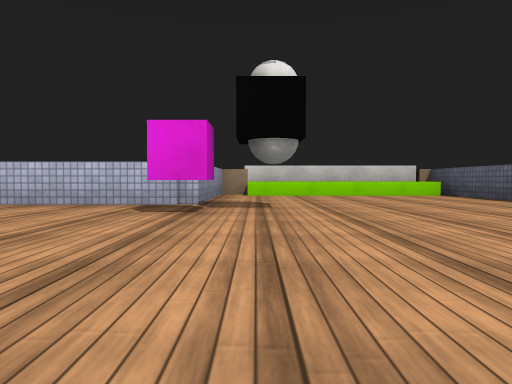
[1] (above)

16 first-person views from a walk through a Unity game level. The camera is 0.59 m above the floor, tilts 2° down and sees 70° across. The floor is counted in squares, 2 m on a side. Each view is taken from the middle of a square. On the plan, view 1 faces up. The plan holds only what a view shows up to about 9 squares ahead; the rest is blank. The place goes on beyond the plan. The player character is not drawn. Surface patterns are stand-ins for the level's own textures.

[2]
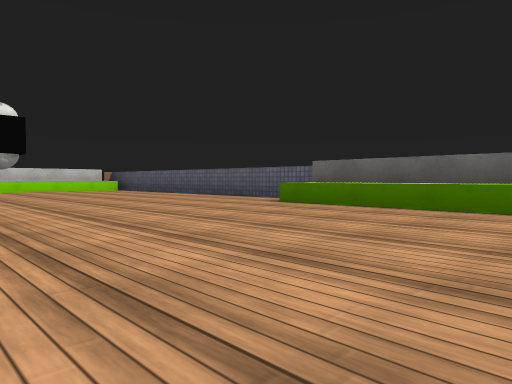

[3]
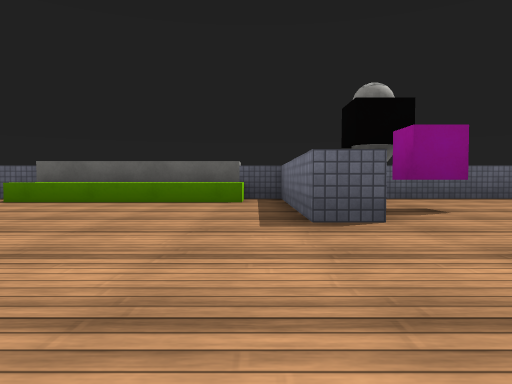

[4]
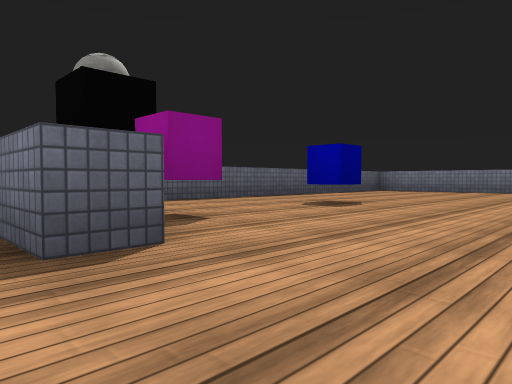

[5]
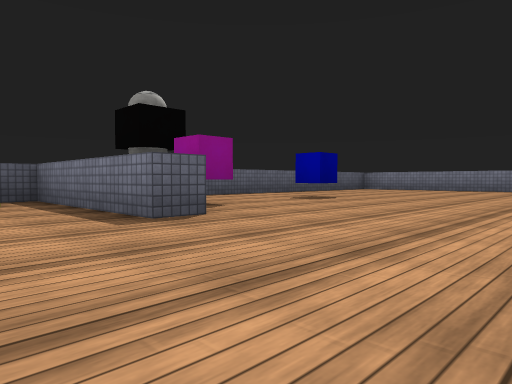

[6]
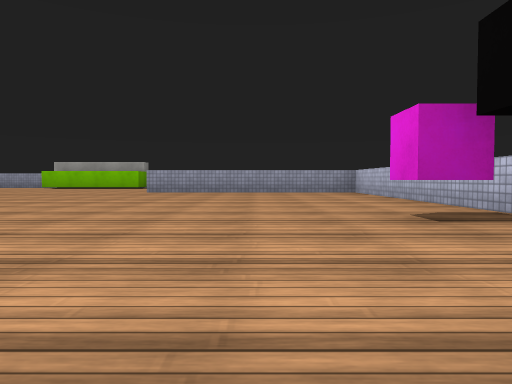

[7]
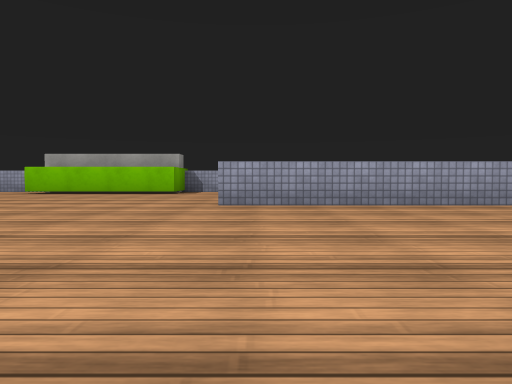

[8]
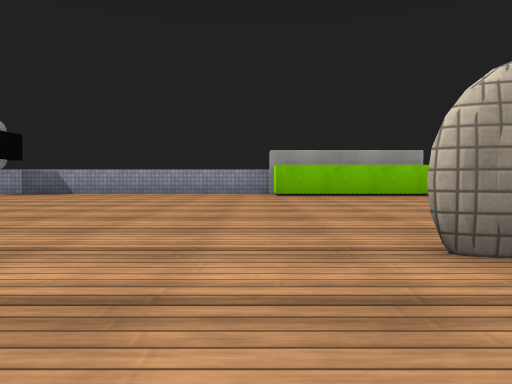

[9]
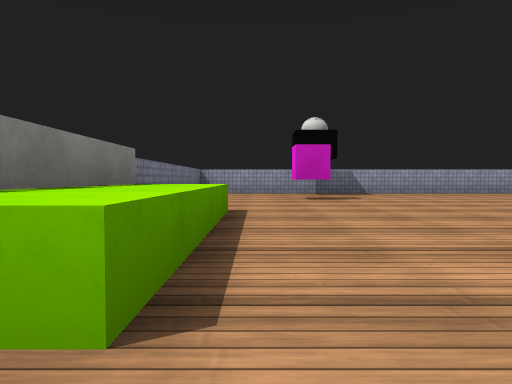

[10]
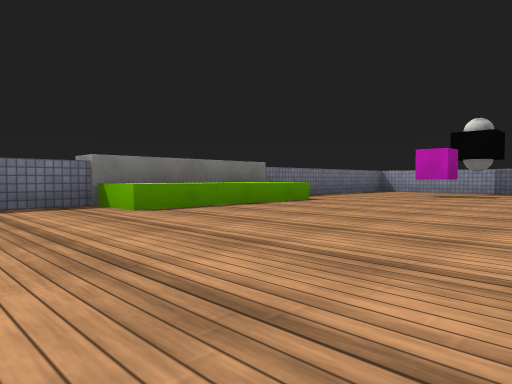

[11]
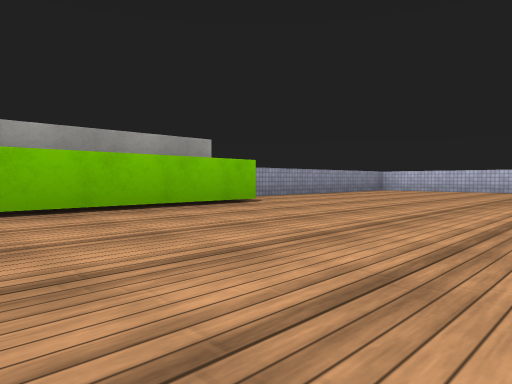

[12]
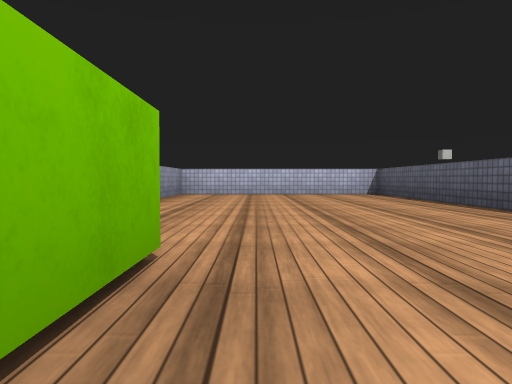

[13]
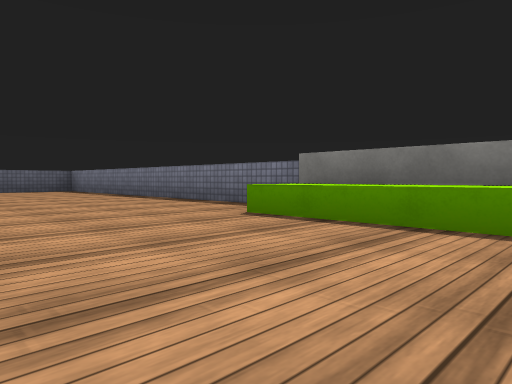

[14]
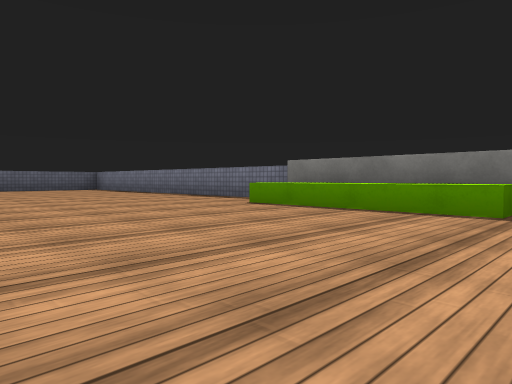

[15]
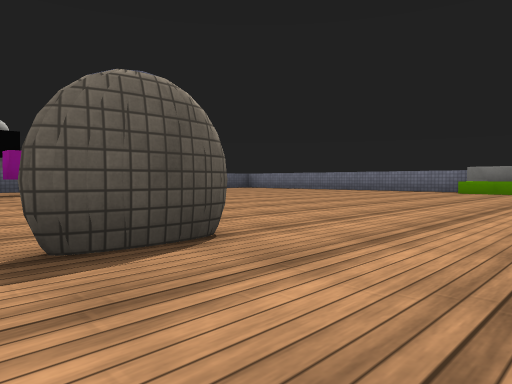

[16]
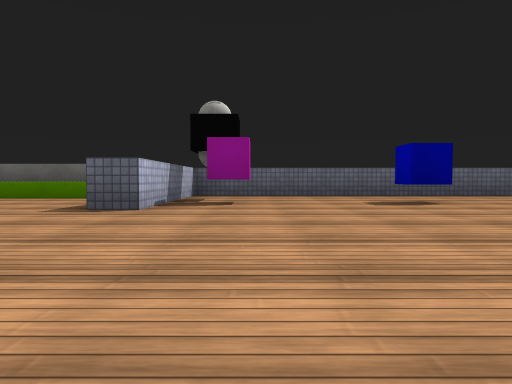

### Floor plan
Points are (right, up) in squares from view 1. A wall is a line through its corners. A room is listed if a view was taken in it or the views show most of it. See-through windows are left out.
Room 1 (views 1, 2, 3, 4, 5, 6, 7, 8, 9, 10, 11, 12, 13, 14, 15, 16)
walls: (-4.5, -4.2) (-4.6, -3.7); (-6.6, 0.4) (-6.6, 4.2) (-10.5, 4.2) (-10.5, -1.6) (-9.4, -1.6) (-9.4, -4.8); (-9.6, -4.6) (-10.5, -4.6) (-10.5, -12.1) (3.5, -12.1) (3.5, -3.9) (0.5, -3.9) (0.5, -3.4) (3.5, -3.4) (3.5, 7.4); (-3.6, -11.3) (-3.6, -12.2); (-0.7, 7.4) (-0.7, 4.2) (-6.1, 4.2) (-6.1, -0.5); (3.2, 7.4) (-0.2, 7.4)
low walls: (2.7, -2.9) (2.7, 0.2); (-6.4, -11.3) (-3.6, -11.3); (3.4, 6.5) (-0.2, 6.5)
objects: other object (-8, -10); other object (-1, 3); other object (2, -7); other object (2, -5)

Positions as (right, up) in squares from view 1, and headings:
1: (0, 0), facing up
2: (-1, -3), facing up-right
3: (-2, -3), facing right
4: (-1, -3), facing down-right
5: (-2, -2), facing down-right
6: (2, 2), facing left
7: (-2, 0), facing left
8: (-3, -5), facing left
9: (-3, -11), facing left
10: (-2, -8), facing down-left
11: (-6, -5), facing up-left
12: (-9, -3), facing up
13: (-6, -9), facing down-right
14: (-7, -8), facing down-right
15: (-6, -3), facing down-right
16: (-3, -5), facing right
